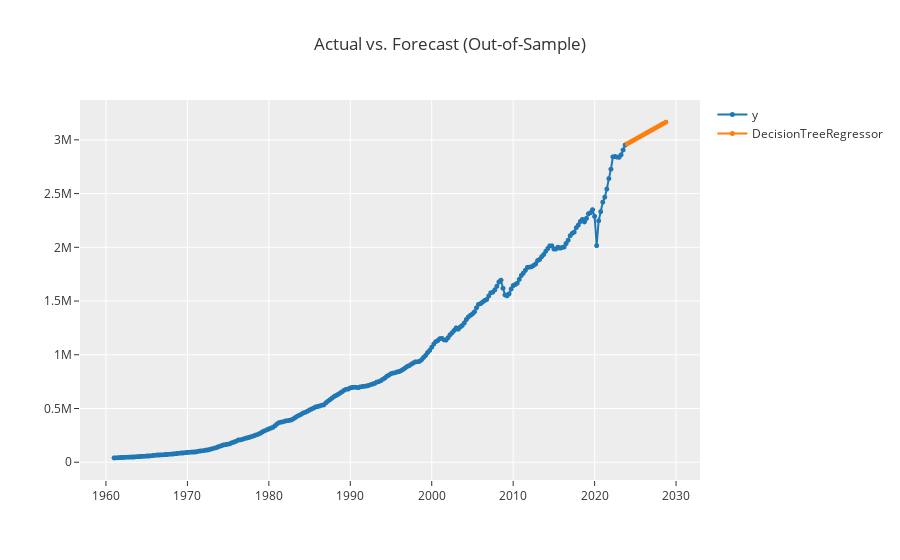

The notebook cell this image was saved under:
### Code cell
plot_model(final_dt, plot = 'forecast', data_kwargs= {'fh' : 20})

### Figure 1 — Plotly figure (JSON) as saved in the notebook; plotly's stock layout.template omitted (floating-point values rounded to 4 significant figures; data arrays with more than 128 entries replaced by an {"elided": "..."} marker saying what was removed)
{"data": [{"line": {"color": "rgb(31, 119, 180)", "width": 2}, "marker": {"color": "rgb(31, 119, 180)", "size": 5}, "mode": "lines+markers", "name": "y", "type": "scattergl", "x": {"elided": "272 str values"}, "xaxis": "x", "y": {"elided": "272 int values"}, "yaxis": "y"}, {"line": {"color": "rgb(255, 127, 14)", "width": 2}, "marker": {"color": "rgb(255, 127, 14)", "size": 5}, "mode": "lines+markers", "name": "DecisionTreeRegressor", "type": "scattergl", "x": {"elided": "272 str values"}, "xaxis": "x", "y": {"elided": "272 float values"}, "yaxis": "y"}], "layout": {"showlegend": true, "title": {"text": "Actual vs. Forecast (Out-of-Sample)"}, "xaxis": {"anchor": "y", "domain": [0, 1]}, "yaxis": {"anchor": "x", "domain": [0, 1]}}}
